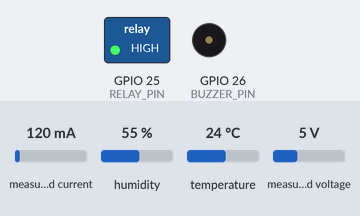
Bench run of a sketch on a simulated ESP32. Shown: switched loads named in the sketch (green lamp = pin HIGH), buzzer (waves = sounding, pin HIGH). The test bench sets the inputs (shaded band); at power-on: measured voltage 5 V, measured current 120 mA, humidity 55 %, temperature 24 °C. WiFi joins after 1.5 s; servers stay silent unless stated; uploads are accepted with an empty reply; what the sketch prints to the serial monitor is not drawn.

Above: at 2.8 s.
2.9 s: measured voltage set to 10.7 V
9.8 s: measured voltage set to 11.1 V
At 13.6 s:
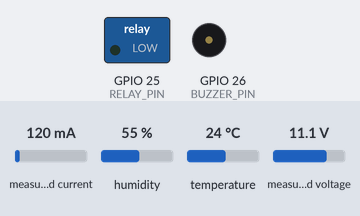
16.0 s: measured voltage set to 0.3 V
At 20.4 s:
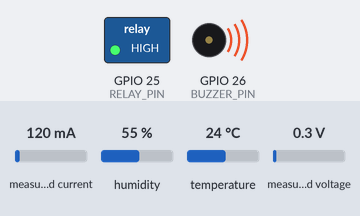
22.9 s: measured voltage set to 11.2 V
At 25.4 s:
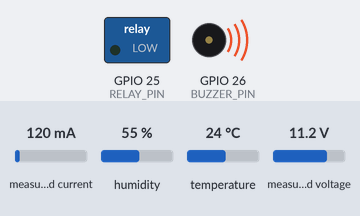
Timing chart, 0 to 30.8 s (numbered marks = the images above; inputs shaded):
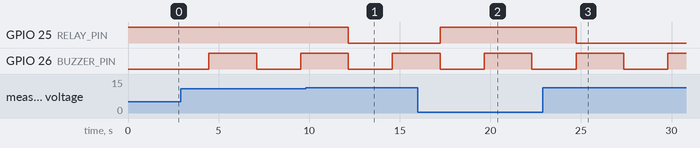

Measured:
- the behaviour switches between 10.9 and 11 V on measured voltage (found by bisection; images 0 and 1)
- after the input at 9.8 s, GPIO 25 (RELAY_PIN): HIGH → LOW after 2.4 s
- after the input at 16.0 s, GPIO 25 (RELAY_PIN): LOW → HIGH after 1.2 s
- after the input at 22.9 s, GPIO 25 (RELAY_PIN): HIGH → LOW after 1.8 s

The sketch:

harvest_guard_firmware.ino
```cpp
/*
 * Harvest Guard — ESP32 Firmware
 * -------------------------------------------------------------
 * Hardware: DHT11 (temp/humidity), single relay switching a
 * TEC1-12706 Peltier + 12V fan together, INA219 (voltage/current/
 * power, wired on the SOLAR CHARGING LINE ONLY — never in series
 * with the ~6A Peltier line), buzzer for local alerts, 12V 7Ah
 * battery, solar panel + charge controller.
 *
 * Talks to the Harvest Guard backend over REST:
 *   GET  /api/target    -> { targetC }
 *   GET  /api/cooling   -> { mode: "auto"|"manual", coolingOn }
 *   POST /api/readings  -> sends this device's sensor data (needs x-api-key)
 *
 * Libraries required (Arduino IDE > Tools > Manage Libraries):
 *   - "DHT sensor library" by Adafruit  (+ "Adafruit Unified Sensor")
 *   - "Adafruit INA219" by Adafruit     (only needed if INA219_ENABLED)
 *
 * Board package (Tools > Boards Manager, if not already installed):
 *   https://raw.githubusercontent.com/espressif/arduino-esp32/gh-pages/package_esp32_index.json
 * Board: "ESP32 Dev Module"
 */

#include <WiFi.h>
#include <HTTPClient.h>
#include <DHT.h>
#include <Wire.h>
#include <Adafruit_INA219.h>

// ==================== EDIT THESE ====================
const char* WIFI_SSID      = "YOUR_WIFI_NAME";
const char* WIFI_PASSWORD  = "YOUR_WIFI_PASSWORD";

// Your backend's LAN IP (run `ipconfig`/`ifconfig` on the machine running
// the backend). "localhost" will NOT work here — this is a different device.
const char* BACKEND_HOST   = "http://192.168.1.50:5000";

// Must exactly match DEVICE_API_KEY in backend/.env
const char* DEVICE_API_KEY = "change-this-to-a-long-random-string";
// =====================================================

// ---------- pin map ----------
#define DHT_PIN         4      // DHT11 data pin
#define DHT_TYPE        DHT11
#define RELAY_PIN       25     // switches Peltier + fan together
#define BUZZER_PIN      26     // active buzzer module

// Most cheap 1-channel relay modules are "active LOW": driving the IN pin
// LOW turns the relay ON. Verify yours with a multimeter before trusting
// this — flip the constant below if it's backwards.
const bool RELAY_ACTIVE_LOW = true;

// ---------- INA219 configuration ----------
// IMPORTANT: a standard INA219 breakout's shunt is typically rated for
// ~3.2A continuous. A TEC1-12706 can draw up to ~6.4A — well past that
// rating. This firmware wires the INA219 in series with the SOLAR
// CHARGING line only (between the charge controller's battery-output
// terminal and the actual battery terminal), where current is always
// well under 1A for a 10W panel. Its bus-voltage reading is still an
// accurate battery voltage, because that node sits directly on the
// battery terminal.
//
// Do NOT move the INA219 in series with the Peltier/relay line unless
// you have confirmed your exact module's shunt is rated for the current
// it will see there.
const bool  INA219_ENABLED             = true;
const float INA219_MAX_SAFE_CURRENT_A  = 3.2;   // <-- EDIT to match your exact module's rating
const bool  INA219_REPORT_CURRENT_POWER = true; // safe to leave true given the wiring above

Adafruit_INA219 ina219;
bool ina219Ready = false;

// ---------- control parameters ----------
const float HYSTERESIS_ON              = 0.6;  // turn cooling ON this many °C above target
const float HYSTERESIS_OFF             = 0.4;  // turn cooling OFF this many °C below target
const float LOW_BATTERY_CUTOFF_V       = 11.0; // stop cooling below this, to protect the battery — applies even in manual mode
const float CHARGING_VOLTAGE_THRESHOLD = 13.0; // above this bus voltage, assume the panel is actively charging

// Local buzzer alert thresholds — mirror the backend's own thresholds
// (see backend/src/server.js) so on-device alerts agree with the dashboard.
const float BUZZER_HIGH_TEMP_MARGIN_C = 2.0;
const float BUZZER_LOW_BATTERY_PERCENT = 25.0;

DHT dht(DHT_PIN, DHT_TYPE);

float targetC = 6.0;
String coolingMode = "auto";     // "auto" | "manual", from backend
bool coolingOverrideOn = false;  // only used when coolingMode == "manual"
bool coolingOn = false;          // actual relay state, reported back to the backend

unsigned long lastPostMs = 0;
const unsigned long POST_INTERVAL_MS = 3000;

unsigned long lastBuzzMs = 0;
bool buzzerState = false;

// ---------- relay helper (handles active-low modules) ----------
void setCooling(bool on) {
  coolingOn = on;
  bool pinLevel = RELAY_ACTIVE_LOW ? !on : on;
  digitalWrite(RELAY_PIN, pinLevel ? HIGH : LOW);
}

void connectWiFi() {
  Serial.print("Connecting to WiFi");
  WiFi.begin(WIFI_SSID, WIFI_PASSWORD);
  unsigned long start = millis();
  while (WiFi.status() != WL_CONNECTED && millis() - start < 20000) {
    delay(400);
    Serial.print(".");
  }
  if (WiFi.status() == WL_CONNECTED) {
    Serial.println("\nWiFi connected. IP: " + WiFi.localIP().toString());
  } else {
    Serial.println("\nWiFi connection failed — will keep retrying in the main loop.");
  }
}

// Extremely small hand-rolled parser for the two simple JSON shapes this
// firmware needs to read. Fine for a fixed, known response shape; if you
// extend the API, switch to the ArduinoJson library instead.
float extractNumberField(const String& body, const String& key) {
  int keyIdx = body.indexOf("\"" + key + "\"");
  if (keyIdx == -1) return NAN;
  int colonIdx = body.indexOf(':', keyIdx);
  if (colonIdx == -1) return NAN;
  int endIdx = body.indexOf(',', colonIdx);
  int braceIdx = body.indexOf('}', colonIdx);
  if (endIdx == -1 || (braceIdx != -1 && braceIdx < endIdx)) endIdx = braceIdx;
  String numPart = body.substring(colonIdx + 1, endIdx);
  numPart.trim();
  return numPart.toFloat();
}

bool extractBoolField(const String& body, const String& key) {
  int keyIdx = body.indexOf("\"" + key + "\"");
  if (keyIdx == -1) return false;
  int colonIdx = body.indexOf(':', keyIdx);
  return body.indexOf("true", colonIdx) != -1 && body.indexOf("true", colonIdx) < colonIdx + 8;
}

String extractStringField(const String& body, const String& key) {
  int keyIdx = body.indexOf("\"" + key + "\"");
  if (keyIdx == -1) return "";
  int firstQuote = body.indexOf('"', body.indexOf(':', keyIdx));
  int secondQuote = body.indexOf('"', firstQuote + 1);
  if (firstQuote == -1 || secondQuote == -1) return "";
  return body.substring(firstQuote + 1, secondQuote);
}

void fetchTargetAndCoolingMode() {
  if (WiFi.status() != WL_CONNECTED) return;

  HTTPClient http;
  http.begin(String(BACKEND_HOST) + "/api/target");
  http.setTimeout(3000);
  if (http.GET() == 200) {
    float parsed = extractNumberField(http.getString(), "targetC");
    if (!isnan(parsed)) targetC = parsed;
  }
  http.end();

  http.begin(String(BACKEND_HOST) + "/api/cooling");
  http.setTimeout(3000);
  if (http.GET() == 200) {
    String body = http.getString();
    coolingMode = extractStringField(body, "mode");
    coolingOverrideOn = extractBoolField(body, "coolingOn");
  }
  http.end();
}

void postReading(float tempC, float humidity, float batteryVoltage, float batteryPct,
                  float currentA, float powerW, const char* powerSource) {
  if (WiFi.status() != WL_CONNECTED) return;

  HTTPClient http;
  http.begin(String(BACKEND_HOST) + "/api/readings");
  http.addHeader("Content-Type", "application/json");
  http.addHeader("x-api-key", DEVICE_API_KEY);

  String body = "{";
  body += "\"tempC\":" + String(tempC, 1) + ",";
  body += "\"humidity\":" + String(humidity, 1) + ",";
  body += "\"battery\":" + (isnan(batteryPct) ? String("null") : String(batteryPct, 1)) + ",";
  body += "\"batteryVoltage\":" + (isnan(batteryVoltage) ? String("null") : String(batteryVoltage, 2)) + ",";
  body += "\"current\":" + (isnan(currentA) ? String("null") : String(currentA, 3)) + ",";
  body += "\"power\":" + (isnan(powerW) ? String("null") : String(powerW, 2)) + ",";
  body += String("\"coolingOn\":") + (coolingOn ? "true" : "false") + ",";
  body += "\"powerSource\":\"" + String(powerSource) + "\"";
  body += "}";

  int code = http.POST(body);
  Serial.println("POST /api/readings -> " + String(code));
  http.end();
}

// Rough estimate for a 12V lead-acid/SLA battery's charge percentage.
// This is NOT a proper fuel gauge — good enough for a dashboard
// indicator on a prototype. For accuracy, add a dedicated fuel-gauge IC.
float estimateBatteryPercent(float voltage) {
  float pct = (voltage - 11.0) / (12.9 - 11.0) * 100.0;
  if (pct < 0) pct = 0;
  if (pct > 100) pct = 100;
  return pct;
}

void updateBuzzer(float tempC, float batteryPct) {
  bool highTemp = tempC > targetC + BUZZER_HIGH_TEMP_MARGIN_C;
  bool lowBattery = !isnan(batteryPct) && batteryPct < BUZZER_LOW_BATTERY_PERCENT;
  bool shouldAlert = highTemp || lowBattery;

  if (!shouldAlert) {
    digitalWrite(BUZZER_PIN, LOW);
    buzzerState = false;
    return;
  }

  // Non-blocking beep pattern: 200ms on, repeating every 3s — audible
  // but not relentless, and never delays the WiFi/sensor loop.
  unsigned long now = millis();
  if (!buzzerState && now - lastBuzzMs > 3000) {
    digitalWrite(BUZZER_PIN, HIGH);
    buzzerState = true;
    lastBuzzMs = now;
  } else if (buzzerState && now - lastBuzzMs > 200) {
    digitalWrite(BUZZER_PIN, LOW);
    buzzerState = false;
  }
}

void setup() {
  Serial.begin(115200);
  dht.begin();

  pinMode(RELAY_PIN, OUTPUT);
  setCooling(false); // start with cooling off
  pinMode(BUZZER_PIN, OUTPUT);
  digitalWrite(BUZZER_PIN, LOW);

  if (INA219_ENABLED) {
    Wire.begin(); // default ESP32 I2C pins: SDA=21, SCL=22
    ina219Ready = ina219.begin();
    if (!ina219Ready) {
      Serial.println("INA219 not detected — check wiring. Voltage/current/power will be omitted.");
    }
  }

  connectWiFi();
}

void loop() {
  if (WiFi.status() != WL_CONNECTED) {
    connectWiFi();
  }

  float humidity = dht.readHumidity();
  float tempC = dht.readTemperature();

  if (isnan(humidity) || isnan(tempC)) {
    Serial.println("DHT11 read failed — skipping this cycle.");
    delay(2000);
    return;
  }

  // ---- INA219: voltage always if present; current/power only if
  // configured safe AND within the configured safe current rating ----
  float batteryVoltage = NAN, currentA = NAN, powerW = NAN;
  if (INA219_ENABLED && ina219Ready) {
    float busVoltage = ina219.getBusVoltage_V();
    float shuntVoltage_mV = ina219.getShuntVoltage_mV();
    batteryVoltage = busVoltage + (shuntVoltage_mV / 1000.0); // load-side + shunt drop ≈ battery terminal voltage

    if (INA219_REPORT_CURRENT_POWER) {
      float rawCurrentA = ina219.getCurrent_mA() / 1000.0;
      if (fabs(rawCurrentA) <= INA219_MAX_SAFE_CURRENT_A) {
        currentA = rawCurrentA;
        powerW = ina219.getPower_mW() / 1000.0;
      } else {
        Serial.println("WARNING: INA219 current exceeds configured safe rating — "
                        "omitting current/power this cycle. Check wiring/placement.");
      }
    }
  }

  float batteryPct = isnan(batteryVoltage) ? NAN : estimateBatteryPercent(batteryVoltage);
  const char* powerSource =
    isnan(batteryVoltage) ? "Unknown" :
    (batteryVoltage > CHARGING_VOLTAGE_THRESHOLD) ? "Solar" :
    (batteryVoltage > LOW_BATTERY_CUTOFF_V) ? "Battery" : "Critical";

  fetchTargetAndCoolingMode();

  // Low-battery protection always wins, even in manual mode — this is a
  // hardware safety limit, not a user preference.
  bool canCool = isnan(batteryVoltage) || batteryVoltage > LOW_BATTERY_CUTOFF_V;

  if (coolingMode == "manual") {
    setCooling(coolingOverrideOn && canCool);
  } else {
    bool nextCoolingOn = coolingOn;
    if (tempC > targetC + HYSTERESIS_ON && canCool) nextCoolingOn = true;
    if (tempC <= targetC - HYSTERESIS_OFF || !canCool) nextCoolingOn = false;
    setCooling(nextCoolingOn);
  }

  updateBuzzer(tempC, batteryPct);

  Serial.printf(
    "Temp: %.1fC  Humidity: %.1f%%  Battery: %s  Cooling: %s (%s)  Target: %.1fC\n",
    tempC, humidity,
    isnan(batteryVoltage) ? "n/a" : String(batteryVoltage, 2).c_str(),
    coolingOn ? "ON" : "OFF", coolingMode.c_str(), targetC
  );

  if (millis() - lastPostMs > POST_INTERVAL_MS) {
    postReading(tempC, humidity, batteryVoltage, batteryPct, currentA, powerW, powerSource);
    lastPostMs = millis();
  }

  delay(2000);
}
```
